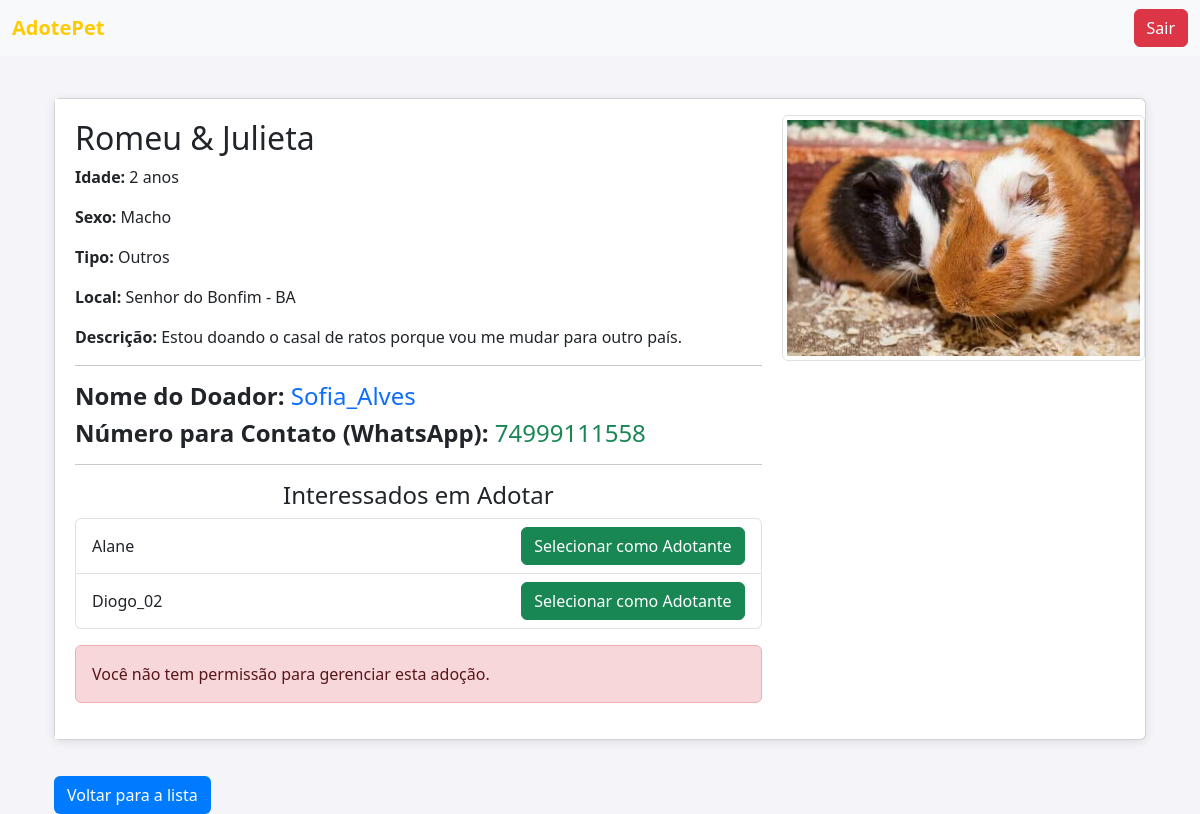
The page /gerenciar_adocao/17/ (signed in) on the database its author committed.
### adote/models.py (models this page shows, shortened)
class Animal(models.Model):
    nome = models.CharField(max_length=100)
    idade_anos = models.PositiveIntegerField(
        blank=True, null=True,
        help_text="Preencha apenas se a idade estiver em anos."
    )
    idade_meses = models.PositiveIntegerField(
        blank=True, null=True,
        help_text="Preencha apenas se a idade estiver em meses."
    )
    sexo = models.CharField(max_length=1, choices=SEXO_CHOICES, default='M')
    tipo = models.ForeignKey(TipoAnimal, on_delete=models.CASCADE, related_name="animais")
    descricao = models.TextField(blank=True)
    local = models.ForeignKey(Local, on_delete=models.CASCADE, related_name="animais")
    adotado = models.BooleanField(default=False)
    adotante = models.ForeignKey(
        settings.AUTH_USER_MODEL, null=True, blank=True,
        on_delete=models.SET_NULL, related_name='animais_adotados'
    )
    doador = models.ForeignKey(
        settings.AUTH_USER_MODEL, null=True, blank=True,
        on_delete=models.SET_NULL, related_name='animais_doados'
    )
    foto = models.ImageField(upload_to='fotos_animais/', blank=True, null=True)
    @property
    def idade_formatada(self):
        if self.idade_anos:
            return f"{self.idade_anos} anos"
        elif self.idade_meses:
            return f"{self.idade_meses} meses"
        return "Idade não especificada"
    class Meta:
        verbose_name = "Animal"
        verbose_name_plural = "Animais"

class TipoAnimal(models.Model):
    nome = models.CharField(max_length=50, unique=True)
    descricao = models.TextField(blank=True)
    class Meta:
        verbose_name = "Tipo de Animal"
        verbose_name_plural = "Tipos de Animais"

class Local(models.Model):
    cidade = models.CharField(max_length=100)
    estado = models.CharField(max_length=50)  # Corrigido de maxlength para max_length
    class Meta:
        verbose_name = "Local"
        verbose_name_plural = "Locais"

class Usuario(AbstractUser):
    tipo_usuario = models.CharField(max_length=10, choices=TIPOS_USUARIO)
    telefone = models.CharField(
        max_length=15,
        blank=True,
        validators=[RegexValidator(
            regex=r'^\+?\d{10,15}$',
            message="Telefone inválido. Use um número válido com 10 a 15 dígitos."
        )]
    )
    class Meta:
        verbose_name = "Usuário"
        verbose_name_plural = "Usuários"

class InteresseAdocao(models.Model):
    adotante = models.ForeignKey(settings.AUTH_USER_MODEL, on_delete=models.CASCADE, related_name='interesses')
    animal = models.ForeignKey(Animal, on_delete=models.CASCADE, related_name='interesses')
    data_interesse = models.DateTimeField(auto_now_add=True)

### adote/views.py (the view)
# urls.py: path('gerenciar_adocao/<int:animal_id>/', views.gerenciar_adocao, name='gerenciar_adocao'),  # Gerenciamento de adoção
@login_required #ATZ 1.1 & 1.2
@login_required
@login_required
def gerenciar_adocao(request, animal_id):
    animal = get_object_or_404(Animal, id=animal_id)
    interessados = InteresseAdocao.objects.filter(animal=animal)
    permissao = request.user == animal.doador or request.user.tipo_usuario == 'admin'
    mensagem = None
    if request.method == 'POST' and permissao:
        if 'adotante_id' in request.POST:
            adotante_id = request.POST.get('adotante_id')
            adotante = get_object_or_404(Usuario, id=adotante_id)
            animal.adotado = True
            animal.adotante = adotante
            animal.save()
        elif 'remover_adocao' in request.POST:
            animal.adotado = False
            animal.adotante = None
            animal.save()
        return redirect('detalhes_animal', animal_id=animal_id)
    elif not permissao:
        mensagem = "Você não tem permissão para gerenciar esta adoção."
    return render(request, 'gerenciar_adocao.html', {
        'animal': animal,
        'interessados': interessados,
        'mensagem': mensagem
    })

### adote/templates/gerenciar_adocao.html (shortened to what this page needs)
{% extends 'base.html' %}
{% block content %}
<div class="container mt-5">
    <div class="card">
        <div class="row g-0">
            <div class="col-md-8">
                <div class="card-body">
                    <h2 class="card-title">{{ animal.nome }}</h2>
                    <p class="card-text"><strong>Idade:</strong> {{ animal.idade_formatada }}</p>
                    <p class="card-text"><strong>Sexo:</strong> {{ animal.get_sexo_display }}</p>
                    <p class="card-text"><strong>Tipo:</strong> {{ animal.tipo.nome }}</p>
                    <p class="card-text"><strong>Local:</strong> {{ animal.local.cidade }} - {{ animal.local.estado }}</p>
                    <p class="card-text"><strong>Descrição:</strong> {{ animal.descricao }}</p>
                    <hr>
                    <h4 class="card-text"><strong>Nome do Doador:</strong> <span class="text-primary">{{ animal.doador.username }}</span></h4>
                    <h4 class="card-text"><strong>Número para Contato (WhatsApp):</strong> <span class="text-success">{{ animal.doador.telefone }}</span></h4>
                    <hr>
                    <h4 class="card-text text-center">Interessados em Adotar</h4>
                    <ul class="list-group">
                        {% for interessado in interessados %}
                            <li class="list-group-item d-flex justify-content-between align-items-center">
                                {{ interessado.adotante.username }}
                                <form method="post" action="{% url 'gerenciar_adocao' animal.id %}">
                                    <button type="submit" class="btn btn-success">Selecionar como Adotante</button>
                                </form>
                            </li>
                        {% empty %}
                            <li class="list-group-item">Nenhum interessado até o momento.</li>
                        {% endfor %}
                    </ul>
                    {% if mensagem %}
                        <div class="alert alert-danger mt-3">{{ mensagem }}</div>
                    {% endif %}
                </div>
            </div>
            <div class="col-md-4 text-center">
                {% if animal.foto %}
                    <img src="{{ animal.foto.url }}" alt="Foto de {{ animal.nome }}" class="img-fluid img-thumbnail my-3" style="max-width: 100%; height: auto;">
                {% else %}
                    <p>Sem foto disponível.</p>
                {% endif %}
            </div>
        </div>
    </div>
    <a href="{% url 'lista_animais' %}" class="btn btn-custom back-link mt-3">Voltar para a lista</a>
</div>
{% endblock %}

### adote/templates/base.html (style rules this page uses)
body { background-color: #f4f4f9; padding-top: 50px; }
.card { margin-bottom: 20px; box-shadow: 0 2px 10px rgba(0, 0, 0, 0.1); }
.card-body { background-color: white; padding: 20px; }
h1, h2 { color: #333; margin-bottom: 20px; }
.btn-custom { background-color: #007bff; color: white; }
.back-link { margin-top: 20px; display: inline-block; }

### rows shown on the page
Animal: nome "Romeu & Julieta", idade_formatada "2 anos", sexo "Macho", tipo.nome "Outros", local.cidade "Senhor do Bonfim", local.estado "BA", descricao "Estou doando o casal de ratos porque vou me mudar para outro país.", doador.username "Sofia_Alves", doador.telefone "74999111558", foto (picture)
InteresseAdocao: adotante.username "Alane"
InteresseAdocao: adotante.username "Diogo_02"

### other values the page prints
{{ mensagem }} "Você não tem permissão para gerenciar esta adoção."
